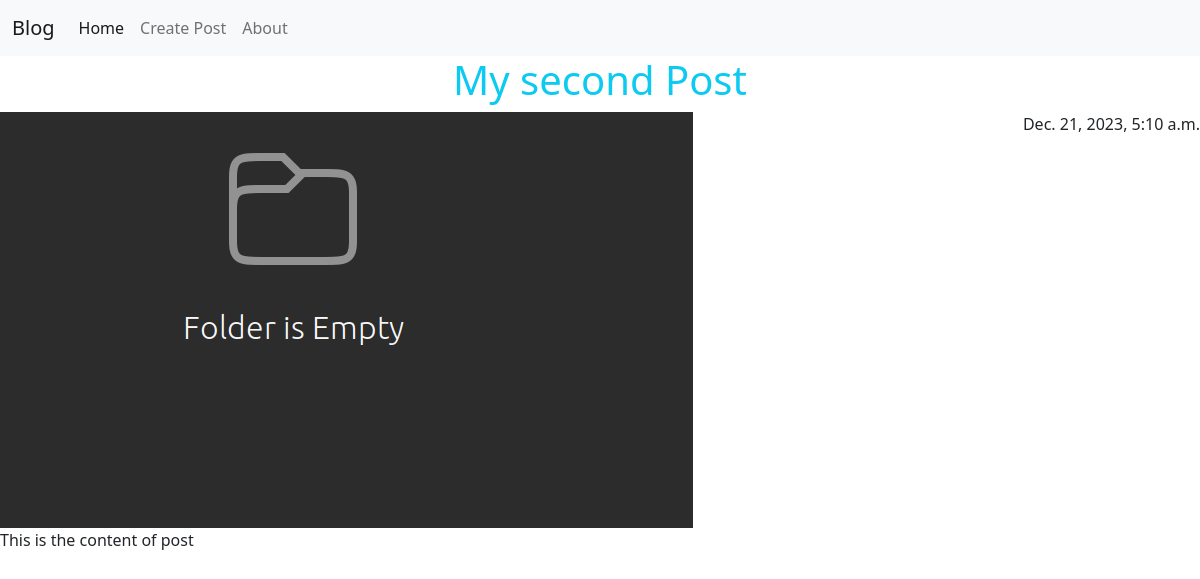
The app's page /post/2/detail with its own data.
### post/models.py (models this page shows, shortened)
class Post(models.Model):
    title = models.CharField(max_length=50)
    content = models.TextField()
    image = models.ImageField(upload_to="post", null=True)
    created_at = models.DateTimeField(auto_now_add=True)
    updated_at = models.DateTimeField(auto_now=True)

### post/views.py (the view)
# urls.py: path("post/<int:id>/detail", post_detail, name="post-detail"),
def post_detail(request, id):
    post = Post.objects.get(id=id)
    return render(
        request,
        "post/detail.html",
        {
            "post": post,
        },
    )

### templates/post/detail.html (shortened to what this page needs)
{% extends "layout/base.html" %}
{% load static %}
{% block content %}
<div>
    <h1 class="text-info text-center">{{post.title}}</h1>
    <span class="float-end">{{post.created_at}}</span>
    {% if post.image %}
        <img src="{{post.image.url}}" alt="{{ post.title }}" />
        {% else %}
        <img src="{% static 'default.png' %}" alt="no image" />
    {% endif %}
    <p class="text-dark">{{post.content}}</p>
</div>
{% endblock content %}

### records on screen
Post: title "My second Post", created_at "Dec. 21, 2023, 5:10 a.m.", content "This is the content of post"
